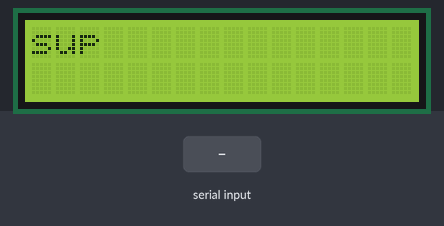
Bench run of a sketch on a simulated Arduino Uno, built with avr-gcc and run on an emulated ATmega328P. Shown: 16×2 character LCD. The test bench sets the inputs (shaded band).

Above: at 1.2 s.
1.3 s: "1\n" received over Serial
At 2.3 s:
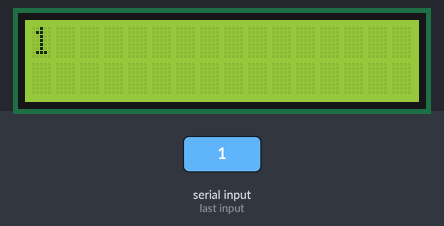
2.9 s: byte 10 ('\n') received over Serial
At 3.4 s:
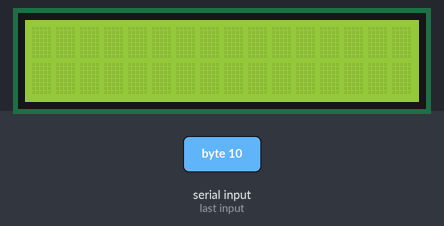
4.4 s: "0\n" received over Serial
At 5.8 s:
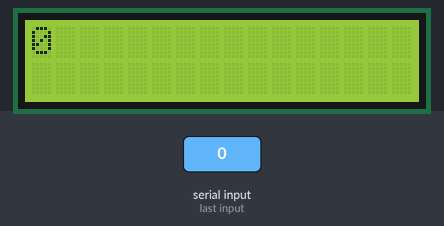
Timing chart, 0 to 7.4 s (numbered marks = the images above; inputs shaded):
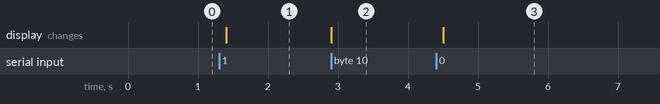

Measured:
- after the input at 1.3 s, the display: changes after 0.10 s (image 1)
- after the input at 2.9 s, the display: changes at once (image 2)
- after the input at 4.4 s, the display: changes after 0.10 s (image 3)

The sketch:

gestureOutput.ino
```cpp
#include <Wire.h>
#include <LiquidCrystal.h>

LiquidCrystal lcd(7, 8, 9, 10, 11, 12);

int data;

String incoming = "";

void setup() {
  Serial.begin(9600);
  lcd.begin(16, 2);
  lcd.print("sup");
}

void loop() {
  while(Serial.available()){
    char data = Serial.read();

    if (data == '\n'){
      lcd.clear();
      lcd.setCursor(0,0);
      lcd.print(incoming);
      incoming = "";
    }
    else{
      incoming += data;
    }
    delay(100);
  }
}
```
